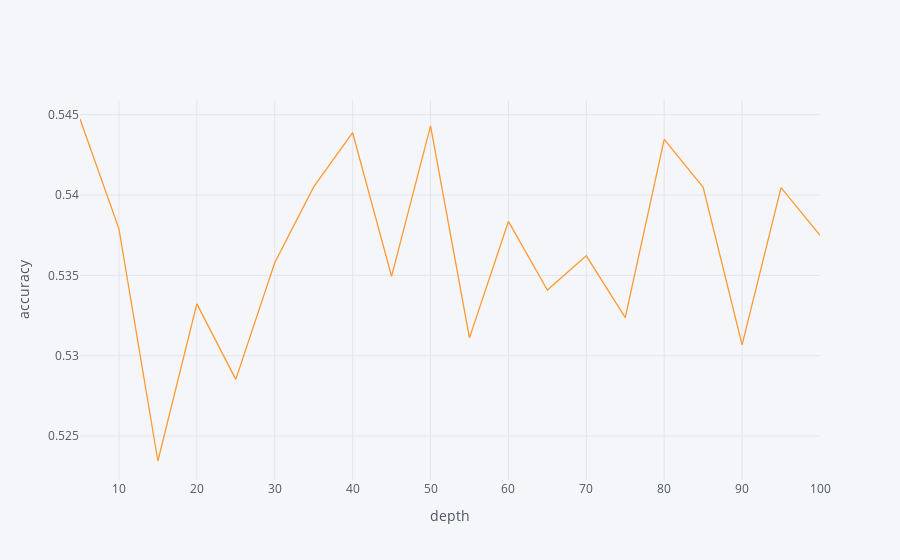

Source (notebook cell):
### Code cell
rfResult=pd.DataFrame(rfResult)

rfResult.iplot(mode='lines',x='maxDepth', y='accuracy',
              xTitle='depth', yTitle='accuracy')

### Figure 1 — Plotly figure (JSON) as saved in the notebook; plotly's stock layout.template omitted (floating-point values rounded to 4 significant figures)
{"data": [{"line": {"color": "rgba(255, 153, 51, 1.0)", "dash": "solid", "shape": "linear", "width": 1.3}, "mode": "lines", "name": "accuracy", "text": "", "type": "scatter", "x": [5, 10, 15, 20, 25, 30, 35, 40, 45, 50, 55, 60, 65, 70, 75, 80, 85, 90, 95, 100], "y": [0.5447, 0.5379, 0.5234, 0.5332, 0.5285, 0.5358, 0.5405, 0.5439, 0.5349, 0.5443, 0.5311, 0.5384, 0.5341, 0.5362, 0.5324, 0.5435, 0.5405, 0.5307, 0.5405, 0.5375]}], "layout": {"legend": {"bgcolor": "#F5F6F9", "font": {"color": "#4D5663"}}, "paper_bgcolor": "#F5F6F9", "plot_bgcolor": "#F5F6F9", "title": {"font": {"color": "#4D5663"}}, "xaxis": {"gridcolor": "#E1E5ED", "showgrid": true, "tickfont": {"color": "#4D5663"}, "title": {"font": {"color": "#4D5663"}, "text": "depth"}, "zerolinecolor": "#E1E5ED"}, "yaxis": {"gridcolor": "#E1E5ED", "showgrid": true, "tickfont": {"color": "#4D5663"}, "title": {"font": {"color": "#4D5663"}, "text": "accuracy"}, "zerolinecolor": "#E1E5ED"}}}
